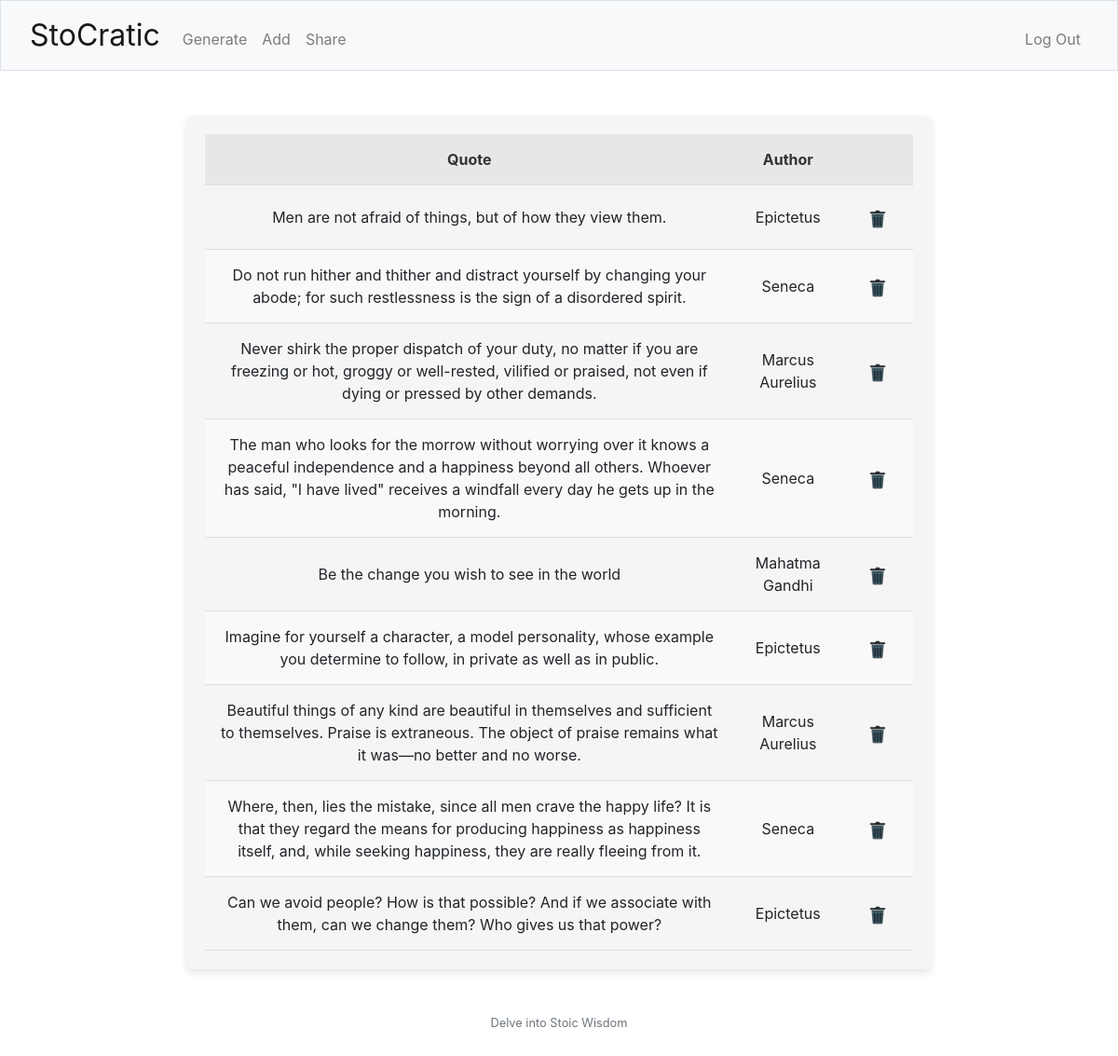
Before: / (signed in) with the older database file.
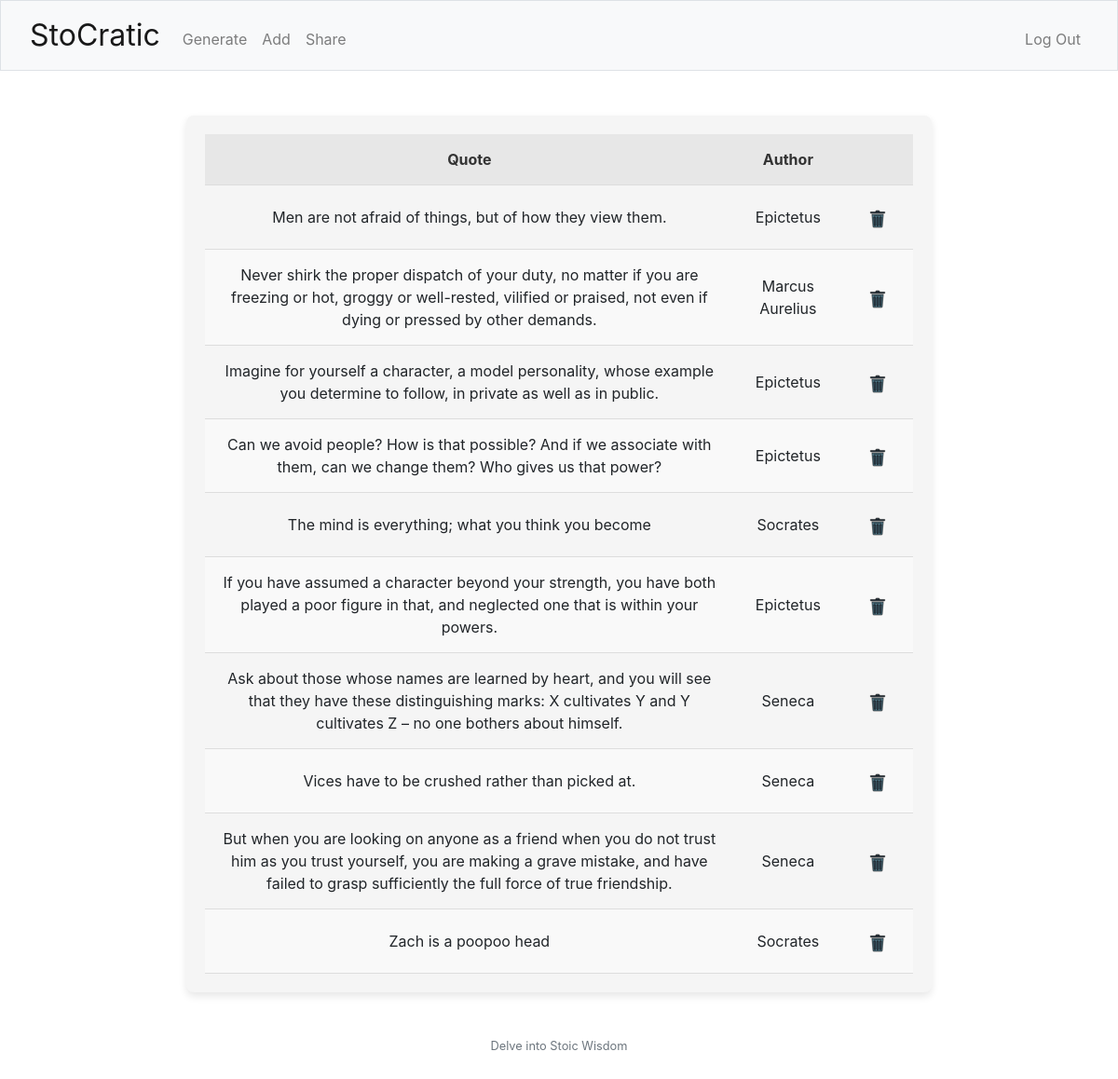
After: the same page with the newer database file.
### tables this page shows
CREATE TABLE quotes (
            id INTEGER PRIMARY KEY,
            quote_text TEXT NOT NULL,
            author TEXT NOT NULL,
            user_id INTEGER,
            FOREIGN KEY(user_id) REFERENCES users(id)
        );

### app.py (the view)
@app.route('/')
@login_required
def index():
    quotes = get_saved_quotes()
    return render_template('index.html', quotes=quotes)

### app.py (called while the page is built)
@app.after_request
def after_request(response):
    response.headers["Cache-Control"] = "no-cache, no-store, must-revalidate"
    response.headers["Expires"] = 0
    response.headers["Pragma"] = "no-cache"
    return response

### helpers.py (called while the page is built)
def login_required(f):
    @wraps(f)
    def decorated_function(*args, **kwargs):
        if session.get("user_id") is None:
            return redirect("/login")
        return f(*args, **kwargs)
    return decorated_function

def get_saved_quotes():
    connection = sqlite3.connect('quotes_app.db')
    cursor = connection.cursor()
    user_id = session['user_id']
    cursor.execute("SELECT quote_text, author FROM quotes WHERE user_id = ?", (user_id,))
    quotes = cursor.fetchall()
    connection.close()
    print(quotes)
    return quotes

### templates/index.html (shortened to what this page needs)
{% extends "layout.html" %}
{% block main %}
    <div class="quotes-table-container">
        <table class="quotes-table">
            <thead>
                <tr>
                    <th>Quote</th>
                    <th>Author</th>
                    <th></th>
                </tr>
            </thead>
            <tbody>
                {% for quote in quotes %}
                <tr>
                    <td>{{ quote[0] }}</td>
                    <td>{{ quote[1] }}</td>
                    <td>
                        <a href="{{ url_for('delete_quote', quote_text=quote[0]) }}" class="btn btn-1">
                            <img src="/static/delete.png" alt="Delete">
                        </a>
                    </td>
                </tr>
                {% endfor %}
            </tbody>
        </table>
    </div>
{% endblock %}

### templates/layout.html (shortened to what this page needs)
<!DOCTYPE html>
<html lang="en">
    <head>
        <link href="https://cdn.jsdelivr.net/npm/bootstrap@5.1.3/dist/css/bootstrap.min.css" rel="stylesheet">
        <link href="/static/styles.css" rel="stylesheet">
        <link rel="stylesheet" href="https://cdn.jsdelivr.net/npm/bootstrap@4.4.1/dist/css/bootstrap.min.css">
    </head>
    <body>
        <nav class="bg-light border navbar navbar-expand-md navbar-light">
            <div class="container-fluid">
                <a class="navbar-brand" href="/"><span class="black">StoCratic</span></a>
                <div class="collapse navbar-collapse" id="navbar">
                    {% if session["user_id"] %}
                        <ul class="navbar-nav me-auto mt-2">
                            <li class="nav-item"><a class="nav-link" href="/generate">Generate</a></li>
                            <li class="nav-item"><a class="nav-link" href="/add">Add</a></li>
                            <li class="nav-item"><a class="nav-link" href="/share">Share</a></li>
                        </ul>
                        <ul class="navbar-nav ms-auto mt-2">
                            <li class="nav-item"><a class="nav-link" href="/logout">Log Out</a></li>
                        </ul>
                    {% else %}
                        <ul class="navbar-nav ms-auto mt-2">
                            <li class="nav-item"><a class="nav-link" href="/register">Register</a></li>
                            <li class="nav-item"><a class="nav-link" href="/login">Log In</a></li>
                        </ul>
                    {% endif %}
                </div>
            </div>
        </nav>
        <main class="container-fluid py-5 text-center">
            {% block main %}{% endblock %}
        </main>
        <footer class="mb-5 small text-center text-muted">
            Delve into Stoic Wisdom
        </footer>
    </body>
</html>

### static/styles.css (style rules this page uses)
nav .navbar-brand { font-size: xx-large; }
.quotes-table-container { max-width: 800px; margin: auto; padding: 20px; background-color: #f5f5f5; border-radius: 8px; box-shadow: 0 4px 8px rgba(0, 0, 0, 0.1); }
.quotes-table { width: 100%; border-collapse: collapse; }
.quotes-table th, .quotes-table td { padding: 15px; text-align: center; border-bottom: 1px solid #ddd; }
.quotes-table th { background-color: #e7e7e7; color: #333; font-weight: bold; }
.quotes-table tr:nth-child(even) { background-color: #f9f9f9; }
.btn-1 { background-color: transparent; border: none; }

Changed rows visible on the page:
removed quotes: quote_text "Do not run hither and thither and distract yourself by changing your abode; for such restlessness is the sign of a disordered spirit.", author "Seneca"
removed quotes: quote_text "The man who looks for the morrow without worrying over it knows a peaceful independence and a happiness beyond all others. Whoever has said, \"I have lived\" receives a windfall every day he gets up in the morning.", author "Seneca"
removed quotes: quote_text "Be the change you wish to see in the world", author "Mahatma Gandhi"
removed quotes: quote_text "Beautiful things of any kind are beautiful in themselves and sufficient to themselves. Praise is extraneous. The object of praise remains what it was—no better and no worse.", author "Marcus Aurelius"
removed quotes: quote_text "Where, then, lies the mistake, since all men crave the happy life? It is that they regard the means for producing happiness as happiness itself, and, while seeking happiness, they are really fleeing from it.", author "Seneca"
added quotes: quote_text "The mind is everything; what you think you become", author "Socrates"
added quotes: quote_text "If you have assumed a character beyond your strength, you have both played a poor figure in that, and neglected one that is within your powers.", author "Epictetus"
added quotes: quote_text "Ask about those whose names are learned by heart, and you will see that they have these distinguishing marks: X cultivates Y and Y cultivates Z – no one bothers about himself.", author "Seneca"
added quotes: quote_text "Vices have to be crushed rather than picked at.", author "Seneca"
added quotes: quote_text "But when you are looking on anyone as a friend when you do not trust him as you trust yourself, you are making a grave mistake, and have failed to grasp sufficiently the full force of true friendship.", author "Seneca"
added quotes: quote_text "Zach is a poopoo head", author "Socrates"
